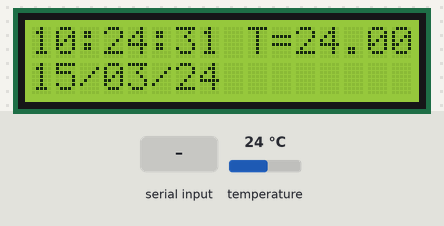
A sketch run on a simulated Arduino Uno, built with avr-gcc and run on an emulated ATmega328P. On the bench: 16×2 character LCD. The test bench sets the inputs (shaded band); at power-on: temperature 24 °C. The local clock reads 2024-03-15 10:24:30 at power-on unless the sketch sets it; what the sketch prints to the serial monitor is not drawn.

Above: at 1.2 s.
1.3 s: "x90\n" received over Serial
At 3.0 s:
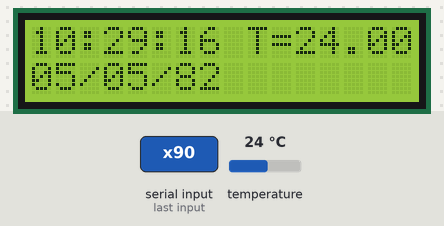
3.6 s: "x,45\n" received over Serial
At 4.8 s:
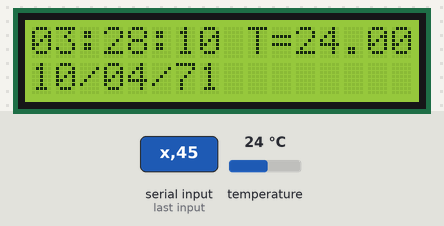
5.1 s: "x" received over Serial
At 5.9 s:
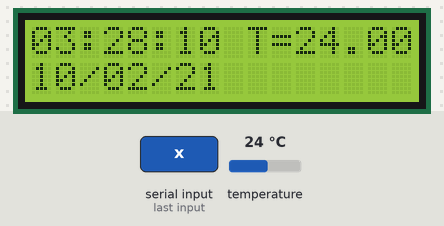
7.6 s: temperature set to 12 °C
At 8.9 s:
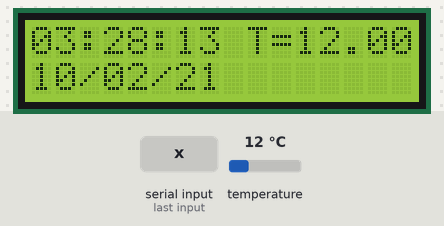
10.7 s: temperature set to 19 °C
At 11.7 s:
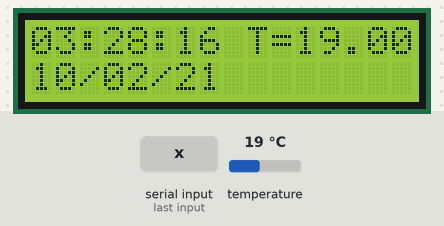
13.9 s: temperature set to 28 °C
At 15.3 s:
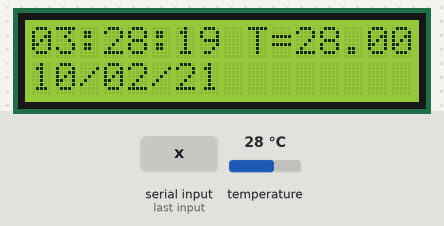
Timing chart, 0 to 16.9 s (numbered marks = the images above; inputs shaded):
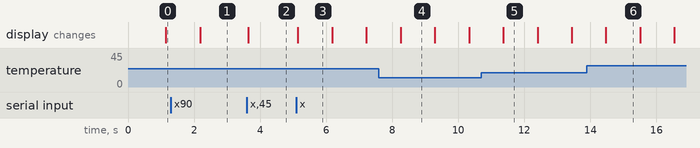

The sketch:

Reloj_RTC.ino
```cpp
/////////////////////////////////
// Generated with a lot of love//
// with TUNIOT FOR ESP8266     //
// Website: Easycoding.tn      //
/////////////////////////////////

// Basado en los ejemplos DS3231_set  y DS3231_test de Eric Ayars

#include <Wire.h>
#include <LiquidCrystal_I2C.h>
#include <DS3231.h>


LiquidCrystal_I2C lcd(0x27,16,2);

DS3231 Clock;

bool Century=false;
bool h12;
bool PM;
//byte ADay, AHour, AMinute, ASecond, ABits;
bool ADy, A12h, Apm;
byte Year;
byte Month;
byte Date;
byte DoW;
byte Hour;
byte Minute;
byte Second;
float Temperature;

void GetDateStuff(byte& Year, byte& Month, byte& Day, byte& DoW,
    byte& Hour, byte& Minute, byte& Second) {
  // Call this if you notice something coming in on
  // the serial port. The stuff coming in should be in
  // the order YYMMDDwHHMMSS, with an 'x' at the end.
  boolean GotString = false;
  char InChar;
  byte Temp1, Temp2;
  char InString[20];

  byte j=0;
  while (!GotString) {
    if (Serial.available()) {
      InChar = Serial.read();
      InString[j] = InChar;
      j += 1;
      if (InChar == 'x') {
        GotString = true;
      }
    }
  }
  Serial.println(InString);
  // Read Year first
  Temp1 = (byte)InString[0] - '0';
  Temp2 = (byte)InString[1] - '0';
  Year = Temp1*10 + Temp2;
  // now month
  Temp1 = (byte)InString[2] - '0';
  Temp2 = (byte)InString[3] - '0';
  Month = Temp1*10 + Temp2;
  // now date
  Temp1 = (byte)InString[4] - '0';
  Temp2 = (byte)InString[5] - '0';
  Day = Temp1*10 + Temp2;
  // now Day of Week
  DoW = (byte)InString[6] -  '0';
  // now Hour
  Temp1 = (byte)InString[7] - '0';
  Temp2 = (byte)InString[8] - '0';
  Hour = Temp1*10 + Temp2;
  // now Minute
  Temp1 = (byte)InString[9] - '0';
  Temp2 = (byte)InString[10] - '0';
  Minute = Temp1*10 + Temp2;
  // now Second
  Temp1 = (byte)InString[11] - '0';
  Temp2 = (byte)InString[12] - '0';
  Second = Temp1*10 + Temp2;
}


void setup()
{
  // Configuramos el puerto serie
  Serial.begin(9600);

  // Configuramos el conector I2C
  Wire.begin();

  // Configuramos el LCD
  lcd.begin();
  lcd.home();
  lcd.backlight();
}


void lcdPrint2Digit(int digito){
  if(digito < 10)
    lcd.print("0");

  lcd.print(digito);
}

void loop()
{

// If something is coming in on the serial line, it's
  // a time correction so set the clock accordingly.

  if (Serial.available()) { // se han enviado datos por el puerto serie
    GetDateStuff(Year, Month, Date, DoW, Hour, Minute, Second);

    Clock.setClockMode(false);  // set to 24h
    //setClockMode(true); // set to 12h

    Clock.setYear(Year);
    Clock.setMonth(Month);
    Clock.setDate(Date);
    Clock.setDoW(DoW);
    Clock.setHour(Hour);
    Clock.setMinute(Minute);
    Clock.setSecond(Second);
  }


  // send what's going on to the serial monitor.
  // Start with the year
  Serial.print("2");
  if (Century) {      // Won't need this for 89 years.
    Serial.print("1");
  } else {
    Serial.print("0");
  }
  Year = Clock.getYear();
  Month = Clock.getMonth(Century);
  Hour = Clock.getHour(h12, PM);
  Minute = Clock.getMinute();
  Second = Clock.getSecond();
  Date = Clock.getDate();
  DoW = Clock.getDoW();


  Temperature = Clock.getTemperature();
  Serial.print(Year);
  Serial.print(' ');
  // then the month
  Serial.print(Month);
  Serial.print(' ');
  // then the date
  Serial.print(Date);
  Serial.print(' ');
  // and the day of the week
  Serial.print(DoW);
  Serial.print(' ');
  // Finally the hour, minute, and second
  Serial.print(Hour);
  Serial.print(' ');
  Serial.print(Minute);
  Serial.print(' ');
  Serial.print(Second);
  // Add AM/PM indicator
  if (h12) {
    if (PM) {
      Serial.print(" PM ");
    } else {
      Serial.print(" AM ");
    }
  } else {
    Serial.print(" 24h ");
  }
  // Display the temperature
  Serial.print("T=");
  Serial.print(Temperature, 2);
  // Tell whether the time is (likely to be) valid
  if (Clock.oscillatorCheck()) {
    Serial.print(" O+");
  } else {
    Serial.print(" O-");
  }
  Serial.println();

  lcd.setCursor(0, 0);
  lcdPrint2Digit(Hour);
  lcd.print(":");
  lcdPrint2Digit(Minute);
  lcd.print(":");
  lcdPrint2Digit(Second);

  lcd.setCursor(9,0);
  lcd.print("T=");
  lcd.print(Temperature);

  lcd.setCursor(0,1);

  lcdPrint2Digit(Date);
  lcd.print("/");
  lcdPrint2Digit(Month);
  lcd.print("/");
  lcdPrint2Digit(Year);

  delay(1000);
}
```

Measured:
- after the input at 3.6 s, the display: changes after 0.05 s (image 2)
- after the input at 5.1 s, the display: changes after 0.05 s (image 3)
- what the display in image 3 shows lasts 1.1 s, from 5.1 s to 6.2 s
